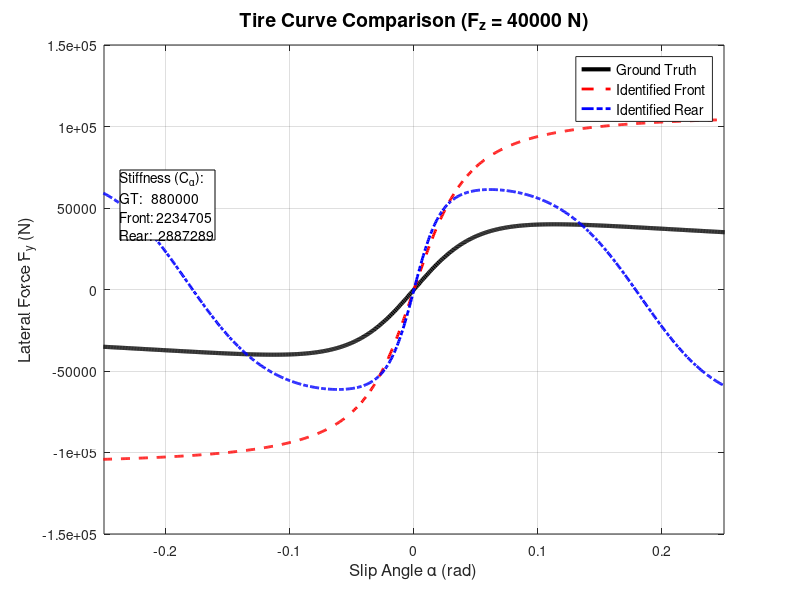

The MATLAB source for this figure:
%% Compare Identified Tire Models vs. Ground Truth
clc; close all;

% --- 1. Define Parameters [B, C, D, E] ---
theta_gt    = [11,      2.0,    1.0,    0.7];
theta_front = [17.3461, 1.2192, 2.6417, 0.7022];
theta_rear  = [24.4151, 1.7344, 1.7046, 1.4463];

% --- 2. Simulation Constants ---
m = 780;     % Mass (kg)
g = 9.81;    % Gravity (m/s^2)
Fz_nominal = 40000; %(m * g) / 2; % Nominal load per axle/tire (~3826 N)

% --- 3. Generate Slip Angle Vector ---
% Plot from -0.3 to 0.3 radians (approx -17 to +17 degrees)
alpha = linspace(-0.3, 0.3, 1000);

% --- 4. Define Pacejka Function ---
% Fy = (D*Fz) * sin(C * atan(B*alpha - E*(B*alpha - atan(B*alpha))))
pacejka_fun = @(p, a) (p(3) * Fz_nominal) .* ...
    sin(p(2) .* atan(p(1).*a - p(4).*(p(1).*a - atan(p(1).*a))));

% --- 5. Calculate Forces ---
Fy_gt    = pacejka_fun(theta_gt, alpha);
Fy_front = pacejka_fun(theta_front, alpha);
Fy_rear  = pacejka_fun(theta_rear, alpha);

% --- 6. Plotting ---
figure('Name', 'Tire Identification Check', 'Color', 'w', 'Position', [100 100 800 600]);

plot(alpha, Fy_gt, 'k', 'LineWidth', 3, 'DisplayName', 'Ground Truth'); 
hold on;
plot(alpha, Fy_front, 'r--', 'LineWidth', 2, 'DisplayName', 'Identified Front');
plot(alpha, Fy_rear, 'b-.', 'LineWidth', 2, 'DisplayName', 'Identified Rear');

% Formatting
grid on;
xlabel('Slip Angle \alpha (rad)', 'FontSize', 12);
ylabel('Lateral Force F_y (N)', 'FontSize', 12);
title(['Tire Curve Comparison (F_z = ' num2str(round(Fz_nominal)) ' N)'], 'FontSize', 14);
legend('Location', 'Best', 'FontSize', 10);
xlim([-0.25, 0.25]); % Zoom in on the relevant range

% Add "Cornering Stiffness" annotation
% K = B*C*D*Fz
K_gt = prod(theta_gt(1:3)) * Fz_nominal;
K_fr = prod(theta_front(1:3)) * Fz_nominal;
K_re = prod(theta_rear(1:3)) * Fz_nominal;

dim = [0.15 0.6 0.3 0.3];
str = {['Stiffness (C_\alpha):'], ...
       ['GT:   ' num2str(round(K_gt))], ...
       ['Front: ' num2str(round(K_fr))], ...
       ['Rear:  ' num2str(round(K_re))]};
annotation('textbox', dim, 'String', str, 'FitBoxToText', 'on', 'BackgroundColor', 'w');

hold off;